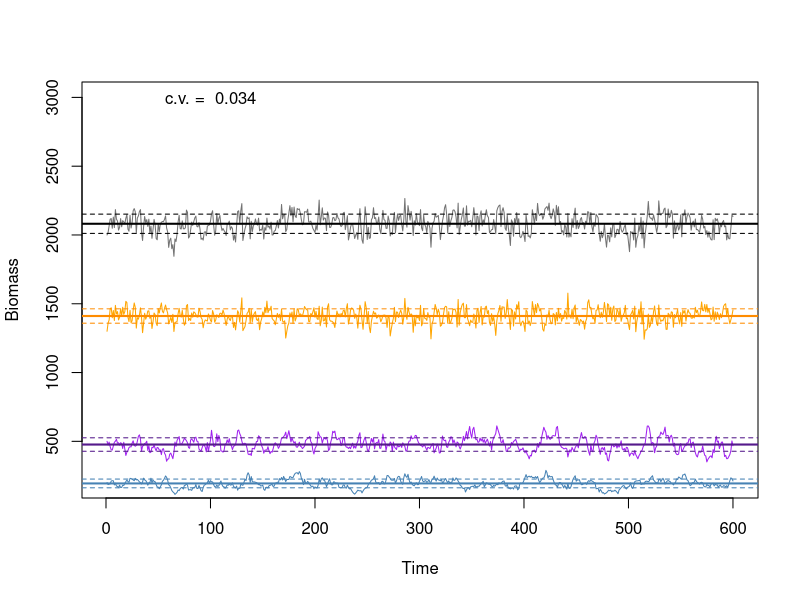

Write R code to recreate this figure. (Note: this script raises an error after producing the figure.)
rm(list=ls())

model <- function(rm1, rm2, rm3, 
                  N1.start, N2.start, N3.start, 
                  K1, K2, K3,
                  evar1, evar2, evar3,
                  dvar1, dvar2, dvar3,
                  beat12, beta13, beta21, beta23, beta31, beta32,
                  time){
  r1 = numeric(time)
  r2 = numeric(time)
  r3 = numeric(time)
  N1 = numeric(time)
  N2 = numeric(time)
  N3 = numeric(time)
  Ntot = numeric(time)
  
  N1[1] <- N1.start
  N2[1] <- N2.start
  N3[1] <- N3.start
  Ntot[1] <- N1[1] + N2[1] +N3[1]
  
  for(t in 2:time){
    #   whitevar1 <- rnorm(1, mean=0)
    whitevar2 <- rnorm(1, mean=0)
    whitevar1 <- rnorm(1,mean=whitevar2)
    whitevar3 <- -1*rnorm(1, mean=whitevar1)
    dnoise1 <- rnorm(1, mean=0)
    dnoise2 <- rnorm(1, mean=0)
    dnoise3 <- rnorm(1, mean=0)
    
    sum.non1 = ((beta12 * N2[t-1])/K2) + ((beta13 * N3[t-1])/K3)
    sum.non2 = ((beta21 * N1[t-1])/K1) + ((beta23 * N3[t-1])/K3)
    sum.non3 = ((beta31 * N1[t-1])/K1) + ((beta32 * N2[t-1])/K2)
    
    r1[t] = rm1 * (1-(N1[t-1]/K1) - sum.non1) + evar1 * whitevar1 + (dvar1 * dnoise1/sqrt(N1[t-1]))
    
    r2[t] = rm2 * (1-(N2[t-1]/K2) - sum.non2) + evar2 * whitevar2 + (dvar2 * dnoise2/sqrt(N2[t-1]))
    
    r3[t] = rm3 * (1-(N3[t-1]/K2) - sum.non3) + evar3 * whitevar3 + (dvar3 * dnoise3/sqrt(N3[t-1]))
    
    
    N1[t] = N1[t-1] + N1[t-1]*r1[t]
    N2[t] = N2[t-1] + N2[t-1]*r2[t]
    N3[t] = N3[t-1] + N3[t-1]*r3[t]
    Ntot[t] = N1[t] + N2[t] + N3[t]
  }
  
  pops <- matrix(ncol=4, nrow=time)
  pops[,1] <- N1
  pops[,2] <- N2
  pops[,3] <- N3
  pops[,4] <- Ntot
  return(pops)
}



rm1 = 0.5
rm2 = 0.8
rm3 = 0.6
K1 = 1000
K2 = 1500
K3 = 1000
evar1 = 0.02
evar2 = 0.02
evar3 = 0.02
dvar1 = 1
dvar2 = 1
dvar3 = 1
beta12 = 0.8
beta13 = 0.08
beta21 = 0.1
beta23 = 0.08
beta31 = 0.1
beta32 = 0.7

time = 600


N1.start <- 200
N2.start <- 1300
N3.start <- 500


model.null <- model(rm1, rm2, rm3, 
                    N1.start, N2.start, N3.start, 
                    K1, K2, K3,
                    evar1, evar2, evar3,
                    dvar1, dvar2, dvar3,
                    beat12, beta13, beta21, beta23, beta31, beta32,
                    time)

N1 <- model.null[,1]
N2 <- model.null[,2]
N3 <- model.null[,3]
Ntot <- model.null[,4]

cv.tot = sd(Ntot)/mean(Ntot)
cv.tot

time.plot = seq(1,time,1)
plot(time.plot, Ntot, type="l", col="grey45", ylim=c(200,3000), ylab="Biomass", xlab="Time")
lines(time.plot, N1, col="steelblue")
lines(time.plot, N2, col="orange")
lines(time.plot, N3, col="purple")
abline(h=mean(Ntot), col="black", lwd=2)
abline(h=(sd(Ntot)+mean(Ntot)), col="black", lty="dashed")
abline(h=(mean(Ntot)-sd(Ntot)), col="black", lty="dashed")

abline(h=mean(N1), col="steelblue", lwd=2)
abline(h=(sd(N1)+mean(N1)), col="steelblue", lty="dashed")
abline(h=(mean(N1)-sd(N1)), col="steelblue", lty="dashed")

abline(h=mean(N2), col="darkorange", lwd=2)
abline(h=(sd(N2)+mean(N2)), col="darkorange", lty="dashed")
abline(h=(mean(N2)-sd(N2)), col="darkorange", lty="dashed")

abline(h=mean(N3), col="purple4", lwd=2)
abline(h=(sd(N3)+mean(N3)), col="purple4", lty="dashed")
abline(h=(mean(N3)-sd(N3)), col="purple4", lty="dashed")
text(100,3000,paste("c.v. = ", round(cv.tot,3)))


#Run model with evar vector
rm1 = 0.5
rm2 = 0.8
rm3 = 0.6
K1 = 1000
K2 = 1500
K3 = 1000
evar1 = 0.02
evar2 = seq(0.01,0.2, 0.02)
evar3 = 0.02
dvar1 = 1
dvar2 = seq(0.1, 1, 0.1)
dvar3 = 1
beta12 = 0.8
beta13 = 0.08
beta21 = 0.1
beta23 = 0.08
beta31 = 0.1
beta32 = beta12

time = 600


N1.start <- 200
N2.start <- 1300
N3.start <- 500

cv.tot.store = matrix(nrow=length(evar2), ncol=length(dvar2))

for(j in 1:length(dvar2)){
  for(i in 1:length(evar2)){
    model.null <- model(rm1, rm2, rm3, 
                        N1.start, N2.start, N3.start, 
                        K1, K2, K3,
                        evar1, evar2[i], evar3,
                        beat12, beta13, beta21, beta23, beta31, beta32,
                        time)
    
    N1 <- model.null[,1]
    N2 <- model.null[,2]
    N3 <- model.null[,3]
    Ntot <- model.null[,4]
    
    cv.tot = sd(Ntot)/mean(Ntot)
    cv.tot.store[i,j]  = cv.tot
    
  }
}


plot(evar2, cv.tot.store, type="l")
points(evar2, cv.tot.store, pch=21, col="white", bg="white", cex=2)
points(evar2, cv.tot.store, pch=21, col="black", bg="white", cex=1)

matplot(evar2, cv.tot.store, type="l", lwd=2, col=c("black", "grey35", "grey50", "grey75"),
        xlim=c(0,0.25), lty="solid", ylab="Coefficient of Variation", 
        xlab="Environmental Response of Dominant Species",
        cex.lab=0.8, cex.axis=0.8)
matplot(evar2, cv.tot.store, add=TRUE, pch=21, col="white", bg="white", cex=1.5)
matplot(evar2, cv.tot.store, add=TRUE, pch=21, col=c("black", "grey35", "grey50", "grey75"),
        bg="white", cex=0.8)
labs = c(expression(paste(beta[i2], " = 0.1")),
         expression(paste(beta[i2], " = 0.3")),
         expression(paste(beta[i2], " = 0.5")),
         expression(paste(beta[i2], " = 0.7")))
text(c(0.225), y=c(cv.tot.store[10,1], cv.tot.store[10,2], 
                   cv.tot.store[10,3], cv.tot.store[10,4]),
     labs, cex=0.8)
